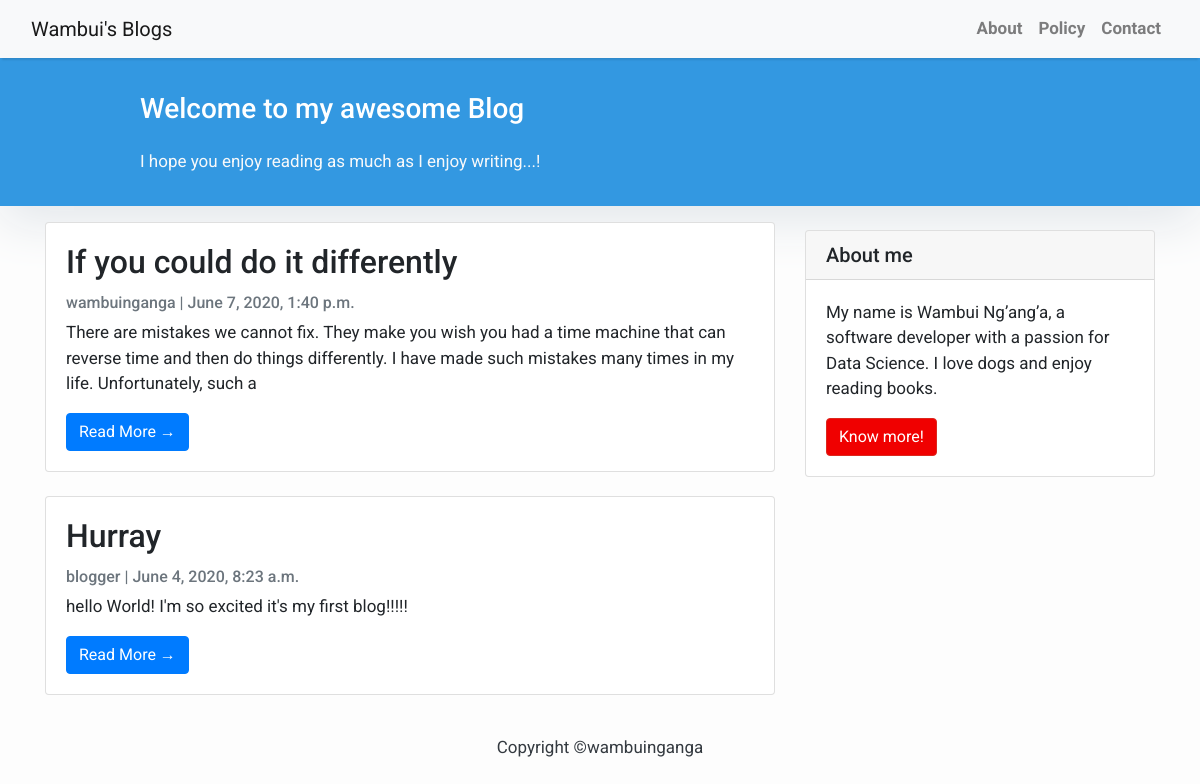
Screenshot of /blog/ with the database file from the repository.
### blog/models.py (models this page shows, shortened)
class Post(models.Model):
    title=models.CharField(max_length=50, unique=True)
    slug=models.SlugField(max_length=100, unique=True)
    author=models.ForeignKey(User, on_delete=models.CASCADE, related_name='blog_posts')
    created_on=models.DateTimeField(auto_now_add=True)
    updated_on=models.DateTimeField(auto_now=True)
    status=models.IntegerField(choices=STATUS, default=0)
    content=models.TextField()

### blog/views.py (the view)
# urls.py: path('', views.PostList.as_view(), name='home'),
class PostList(generic.ListView):
    queryset = Post.objects.filter(status=1).order_by('-created_on')
    template_name = 'index.html'

### blog/templates/index.html (shortened to what this page needs)
{% extends "base.html" %}
{% block content %}
<header class="masthead">
  <div class="container">
    <div class="row">
      <div class=" col-md-8 col-md-10 mx-auto">
        <div class="site-heading">
          <h3 class=" site-heading my-4 mt-3 text-white"> Welcome to my awesome Blog </h3>
          <p class="text-light">I hope you enjoy reading as much as I enjoy writing...!
          </p>
        </div>
      </div>
    </div>
  </div>
</header>
<div class="container">
  <div class="row">
    <div class="col-md-8 mt-3 left">
      {% for post in post_list %}
      <div class="card mb-4">
        <div class="card-body">
          <h2 class="card-title">{{ post.title }}</h2>
          <p class="card-text text-muted h6">{{ post.author }} | {{ post.created_on}}  </p>
          <p class="card-text">{{post.content|slice:":200" }}</p>
          <a href="{% url 'post_detail' post.slug  %}" class="btn btn-primary">Read More &rarr;</a>
        </div>
      </div>
      {% endfor %}
    </div>
    {% block sidebar %}
    {% include 'sidebar.html' %}
    {% endblock sidebar %}
  </div>
</div>
{%endblock%}

### blog/templates/base.html (shortened to what this page needs)
<!DOCTYPE html>
<html>
    <head>
        <link rel="stylesheet" href="https://maxcdn.bootstrapcdn.com/bootstrap/4.0.0/css/bootstrap.min.css"
 />
    </head>
    <body>
        <nav class="navbar navbar-expand-lg navbar-light bg-light shadow" id="mainNav">
            <div class="container-fluid">
                <a class="navbar-brand" href="{% url 'home' %}">Wambui's Blogs</a>
                <div class="collapse navbar-collapse" id="navbarResponsive">
                    <ul class="navbar-nav ml-auto">
                        <li class="nav-item text-black">
                            <a class="nav-link text-black font-weight-bold" href="#">About</a>
                        </li>
                        <li class="nav-item text-black">
                            <a class="nav-link text-black font-weight-bold" href="#">Policy</a>
                        </li>
                        <li class="nav-item text-black">
                            <a class="nav-link text-black font-weight-bold" href="#">Contact</a>
                        </li>
                    </ul>
                </div>
            </div>
        </nav>
        {% block content %}{% endblock content %}
        <footer class="py-3 bg-grey">
            <p class="m-0 text-dark text-center ">Copyright &copy;wambuinganga</p>
        </footer>
    </body>
</html>

### blog/templates/sidebar.html
{% block sidebar %}
<div class="col-md-4 float-right ">
    <div class="card my-4">
        <h5 class="card-header">About me</h5>
        <div class="card-body">
            <p class="card-text">My name is Wambui Ng’ang’a, a software developer with a passion for Data Science. I love dogs and enjoy reading books.</p>
            <a href="#" class="btn btn-danger">Know more!</a>
        </div>
    </div>
</div>
{% endblock sidebar %}

### blog/templates/base.html (style rules this page uses)
body { font-family: "Roboto", sans-serif; font-size: 17px; background-color: #fdfdfd; }
.shadow { box-shadow: 0 4px 2px -2px rgba(0, 0, 0, 0.1); }
.btn-danger { color: #fff; background-color: #f00000; border-color: #dc281e; }
.masthead { background: #3398E1; height: auto; padding-bottom: 15px; box-shadow: 0 16px 48px #E3E7EB; padding-top: 10px; }

### rows the page displays
Post: title "If you could do it differently", author "wambuinganga", created_on "June 7, 2020, 1:40 p.m.", content "There are mistakes we cannot fix. They make you wish you had a time machine that can reverse time and then do things differently. I have made such mistakes many times in my life. Unfortunately, such a"
Post: title "Hurray", author "blogger", created_on "June 4, 2020, 8:23 a.m.", content "hello World! I'm so excited it's my first blog!!!!!"
